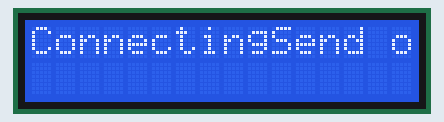
This sketch was run on a simulated Arduino Uno, built with avr-gcc and run on an emulated ATmega328P. On the bench: 16×2 character LCD. What the sketch prints to the serial monitor is not drawn.

Above: at 1.1 s.
At 7.1 s:
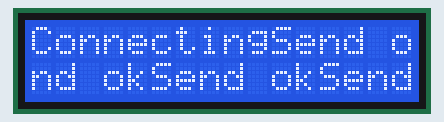
At 13.1 s:
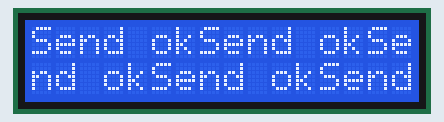
At 18.1 s:
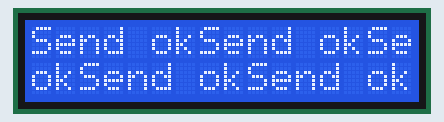
At 24.1 s:
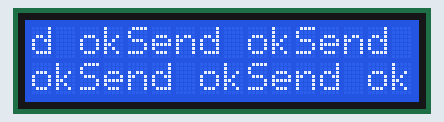
At 36.1 s:
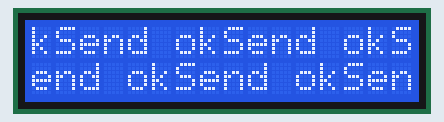

The sketch:

ClientNode.ino
```cpp
/** RF24Mesh_Example_Node2NodeExtra.ino by TMRh20
  *
  * This example sketch shows how to communicate between two (non-master) nodes using
  * RF24Mesh & RF24Network
  */
#include "RF24.h"
#include "RF24Network.h"
#include "RF24Mesh.h"
#include <SPI.h>
//#include <printf.h>

#include <LiquidCrystal_I2C.h>
LiquidCrystal_I2C lcd(0x27,16,2);

/**** Configure the nrf24l01 CE and CS pins ****/
RF24 radio(9, 10);  // mysensors wiring 9=CE, 10=CSN/CS, 11=MOSI, 12=MISO, 13=SCK
RF24Network network(radio);
RF24Mesh mesh(radio,network);

/**
 * User Configuration:
 * nodeID - A unique identifier for each radio. Allows addressing to change dynamically
 * with physical changes to the mesh. (numbers 1-255 allowed)
 **/
#define nodeID 1

struct payload_t {
  unsigned long ms;
  unsigned long counter;
};

uint32_t displayTimer = 0;
void setup() {
    Serial.println(F("Initializing"));
  lcd.begin(16,2);
  lcd.init();                      // initialize the lcd
  lcd.backlight();
  lcd.setCursor(0,0);
  lcd.printstr("Connecting");

  Serial.begin(115200);

  // Set the nodeID
  mesh.setNodeID(nodeID);
  // Connect to the mesh
  Serial.println(F("Connecting to the mesh..."));
  mesh.begin();
}
void loop() {

  mesh.update();
  // Send to the master node every second
  if (millis() - displayTimer >= 1000) {
    displayTimer = millis();
    // Send an 'M' type message containing the current millis()
    if (!mesh.write(&displayTimer, 'M', sizeof(displayTimer))) {
      // If a write fails, check connectivity to the mesh network
      if ( ! mesh.checkConnection() ) {
        //refresh the network address
        Serial.println("Renewing Address");
        lcd.printstr("Renew address");
        mesh.renewAddress();
      } else {
        Serial.println("Send fail, Test OK");
        lcd.printstr("Send fail");
      }
    } else {
      Serial.print("Send OK: ");
      Serial.println(displayTimer);
      lcd.printstr("Send ok");
    }
  }

  while (network.available()) {
    RF24NetworkHeader header;
    payload_t payload;
    network.read(header, &payload, sizeof(payload));
    Serial.print("Received packet #");
    Serial.print(payload.counter);
    Serial.print(" at ");
    Serial.println(payload.ms);
    lcd.printstr("Rcv packet");
    lcd.write(payload.counter);
    lcd.printstr(" at ");
    lcd.write(payload.ms);
  }
}
```

Measured:
- what the display in image 0 shows lasts 4.0 s, from 1.0 s to 5.0 s
- what the display in image 2 shows lasts 3.0 s, from 13.0 s to 16.0 s
